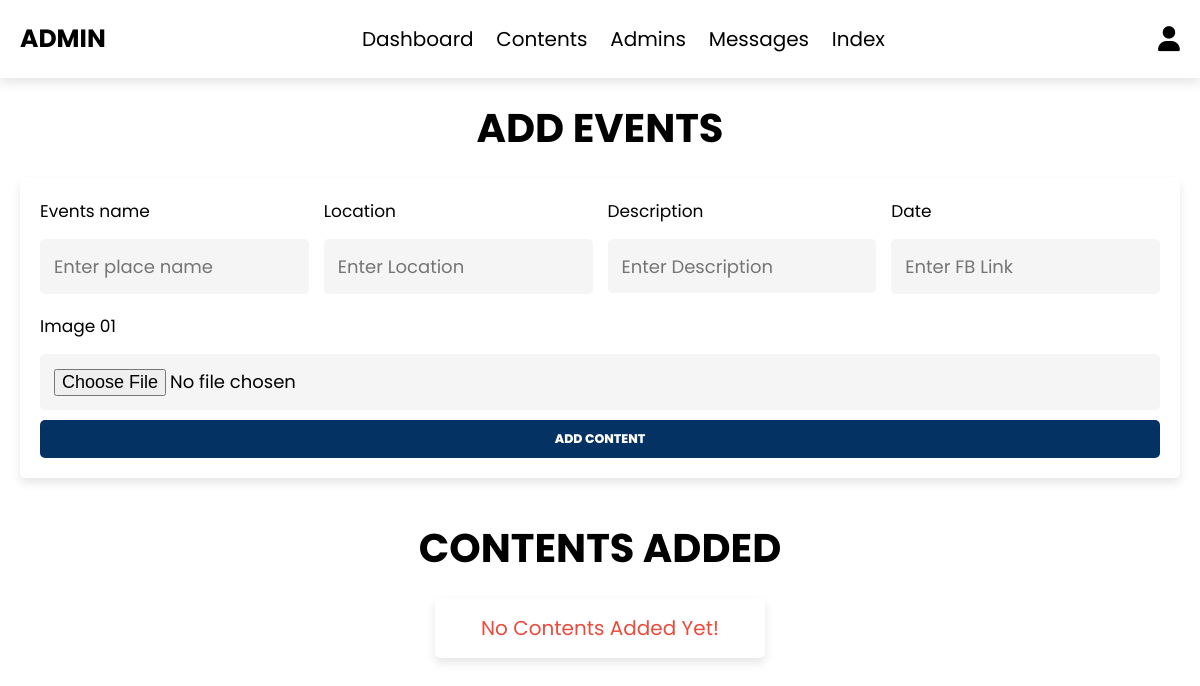
Page /admin/events-content.php (signed in) on the earlier database version.
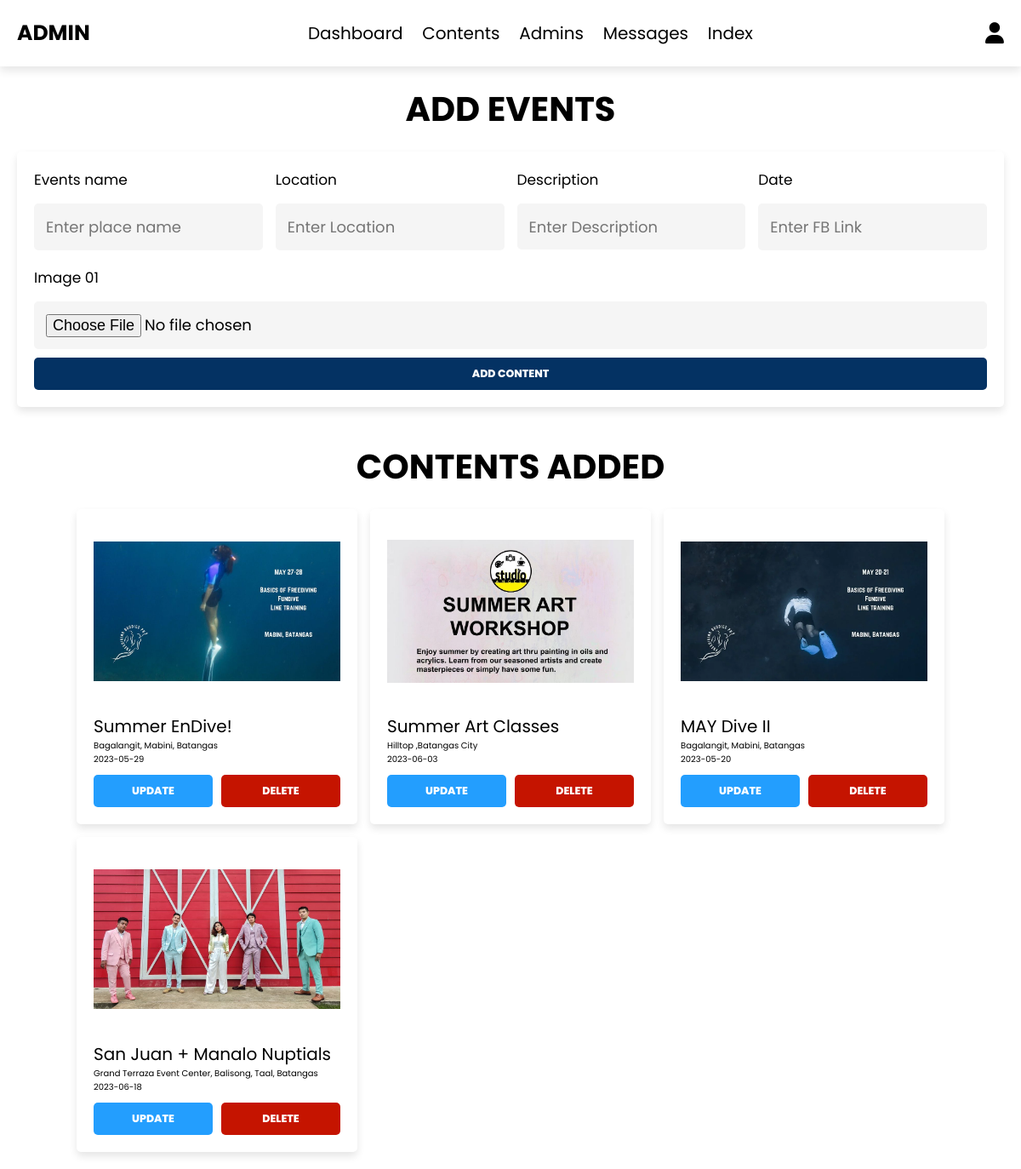
Same page on the later database version.
### tables this page shows
CREATE TABLE `events` (
  `id` int(11) NOT NULL,
  `name` varchar(100) NOT NULL,
  `description` varchar(10000) NOT NULL,
  `location` varchar(100) NOT NULL,
  `date` date NOT NULL,
  `img1` varchar(50) NOT NULL
);

### admin/events-content.php (the view, shortened to what this page needs)
<?php
include '../components/connect.php';
?>
<!DOCTYPE html>
<html lang="en">
<head>
   <link rel="stylesheet" href="https://cdnjs.cloudflare.com/ajax/libs/font-awesome/6.1.1/css/all.min.css">
   <link rel="stylesheet" href="../css/admin_style.css">
</head>
<body>
<?php include '../components/admin_header.php'; ?>
<section class="add-products">
   <h1 class="heading">Add Events</h1>
   <form action="" method="post" enctype="multipart/form-data">
      <div class="flex">
         <div class="inputBox">
            <span>Events name  </span>
            <input type="text" class="box" required maxlength="100" placeholder="Enter place name" name="place_name">
         </div>
         <div class="inputBox">
            <span>Location  </span>
            <input type="text" class="box" required maxlength="500" placeholder="Enter Location" name="location">
         </div>
         <div class="inputBox">
            <span>Description  </span>
            <textarea placeholder="Enter Description" class="box" required maxlength="500" cols="30" rows="10" name="description"></textarea>
         </div>
         <div class="inputBox">
            <span>Date  </span>
            <input type="text" class="box" required maxlength="500" placeholder="Enter FB Link" name="fb_link">
         </div>
        <div class="inputBox">
            <span>Image 01  </span>
            <input type="file" name="img1" accept="image/jpg, image/jpeg, image/png, image/webp" class="box" required>
        </div>
      </div>
      <input type="submit" value="add content" class="btn" name="add_content">
   </form>
</section>
<section class="show-products">
   <h1 class="heading">contents added</h1>
   <div class="box-container">
   <?php
      $select_contents = $conn->prepare("SELECT * FROM `events`");
      $select_contents->execute();
      if($select_contents->rowCount() > 0){
         while($fetch_contents = $select_contents->fetch(PDO::FETCH_ASSOC)){
   ?>
   <div class="box">
      <img src="../img/events/<?= $fetch_contents['img1']; ?>" alt="">
      <div class="name"><?= $fetch_contents['name']; ?></div>
      <div class="description"><span><?= $fetch_contents['location']; ?></span></div>
      <div class="description"><span><?= $fetch_contents['date']; ?></span></div>
      <div class="flex-btn">
         <a href="events-update.php?update=<?= $fetch_contents['id']; ?>" class="option-btn">update</a>
         <a href="events-content.php?delete=<?= $fetch_contents['id']; ?>" class="delete-btn" onclick="return confirm('delete this content?');">delete</a>
      </div>
   </div>
   <?php
         }
      }else{
         echo '<p class="empty">no contents added yet!</p>';
      }
   ?>
   </div>
</section>
</body>
</html>

### components/admin_header.php (shortened to what this page needs)
<header class="header">
   <section class="flex">
   <b><a href="../admin/dashboard.php" class="logo">ADMIN</a></b>
      <nav class="navbar">
         <a href="../admin/dashboard.php">Dashboard</a>
         <a href="../admin/contents.php">Contents</a>
         <a href="../admin/admin_accounts.php">Admins</a>
         <a href="../admin/messages.php">Messages</a>
         <a href="../index.php">Index</a>
      </nav>
      <div class="icons">
         <div id="user-btn" class="fas fa-user"></div>
      </div>
   </section>
</header>

### css/admin_style.css (style rules this page uses)
:root { --primary-color:#043263; --secondary-color:#239EFE; --text-color: #000000; --bg-color:#fff; --modal-color:#F4F7FF; --body-font: 'Poppins', sans-serif; --bigger-font-size: 3rem; --big-font-size: 2rem; --h1-font-size: 1.5rem; --h2-font-size: 1.25rem; --h3-font-size: 1.125rem; --normal-font-size: .938rem; --small-font-size: .813rem; --smaller-font-size: .75rem; --font-medium: 500; --font-semi-bold: 600; --font-bold: 800; --mb-0-25: .25rem; --mb-0-5: .5rem; --mb-0-75: .75rem; --mb-1: 1rem; --mb-1-5: 1.5rem; --mb-2: 2rem; --mb-2-5: 2.5rem; --mb-3: 3rem; --z-tooltip: 10; --z-fixed: 100; --z-modal: 1000; }
@media screen and (min-width: 968px) { :root { --bigger-font-size: 4rem; --big-font-size: 3rem; --h1-font-size: 2.25rem; --h2-font-size: 1.5rem; --h3-font-size: 1.25rem; --normal-font-size: 1rem; --small-font-size: .875rem; --smaller-font-size: .813rem; } }
* { font-family: 'Poppins', sans-serif; margin:0; padding:0; box-sizing: border-box; outline: none; border:none; text-decoration: none; }
html { font-size: 62.5%; overflow-x: hidden; }
body { background-color: #ffffff; }
section { padding:2rem; max-width: 1200px; margin:0 auto; }
.header .flex { display: flex; align-items: center; justify-content: space-between; position: relative; }
.header .flex .logo { font-size: 2.5rem; color:rgb(0, 0, 0); }
.header .flex .navbar a { margin:0 1rem; font-size: 2rem; color:rgb(0, 0, 0); }
.header .flex .icons > * { margin-left: 1rem; font-size: 2.5rem; cursor: pointer; color:rgb(0, 0, 0); }
.heading { font-size: 4rem; color:rgb(0, 0, 0); margin-bottom: 2rem; text-align: center; text-transform: uppercase; }
.btn, .delete-btn, .option-btn { display: block; width: 100%; margin-top: 1rem; border-radius: .5rem; padding:1rem 3rem; font-size: var(--h3-font-size); font-weight: var(--font-bold); text-transform: uppercase; color:#fff; cursor: pointer; text-align: center; }
.btn { background-color: var(--primary-color); }
.option-btn { background-color: var(--secondary-color); }
.delete-btn { background-color:#c51400; }
.flex-btn { display: flex; gap:1rem; }
.header { position: sticky; top:0; left:0; right:0; background-color:#fff; box-shadow:0 .5rem 1rem rgba(0,0,0,.1); z-index: 1000; }
.header .flex .icons div { margin-left: 1.7rem; font-size: 2.5rem; cursor: pointer; color:rgb(0, 0, 0); }
.add-products form { margin: 0 auto; background-color:#fff; box-shadow: 0 .5rem 1rem rgba(0,0,0,.1); border-radius: .5rem; padding:2rem; }
.add-products form .flex { display: flex; gap:1.5rem; flex-wrap: wrap; }
.add-products form .flex .inputBox { flex:1 1 25rem; }
.add-products form span { font-size:1.7rem; color:rgb(0, 0, 0); }
.add-products form .box { font-size: 1.8rem; background-color:#f5f5f5; border-radius: .5rem; padding:1.4rem; width: 100%; margin-top: 1.5rem; }
.add-products form textarea { height: 5.4rem; resize: none; }
.show-products .box-container { display: grid; grid-template-columns: repeat(auto-fit, 33rem); gap:1.5rem; justify-content: center; align-items: flex-start; }
.show-products .box-container .box { background-color: #fff; box-shadow:0 .5rem 1rem rgba(0,0,0,.1); border-radius: .5rem; padding:2rem; }
.show-products .box-container .box img { width: 100%; height: 20rem; object-fit: contain; margin-bottom: 1.5rem; }
.show-products .box-container .box .name { font-size: 2rem; color:rgb(0, 0, 0); }
.empty { padding:1.5rem; background-color:#fff; box-shadow:0 .5rem 1rem rgba(0,0,0,.1); text-align: center; color:#e74c3c; border-radius: .5rem; font-size: 2rem; text-transform: capitalize; }

Differences in the rows shown:
added events: img1 (picture), name "Summer EnDive!", location "Bagalangit, Mabini, Batangas", date "2023-05-29"
added events: img1 (picture), name "Summer Art Classes", location "Hilltop ,Batangas City", date "2023-06-03"
added events: img1 (picture), name "MAY Dive II", location "Bagalangit, Mabini, Batangas", date "2023-05-20"
added events: img1 (picture), name "San Juan + Manalo Nuptials", location "Grand Terraza Event Center, Balisong, Taal, Batangas", date "2023-06-18"
Other differences:
text no longer shown: "No Contents Added Yet!"
